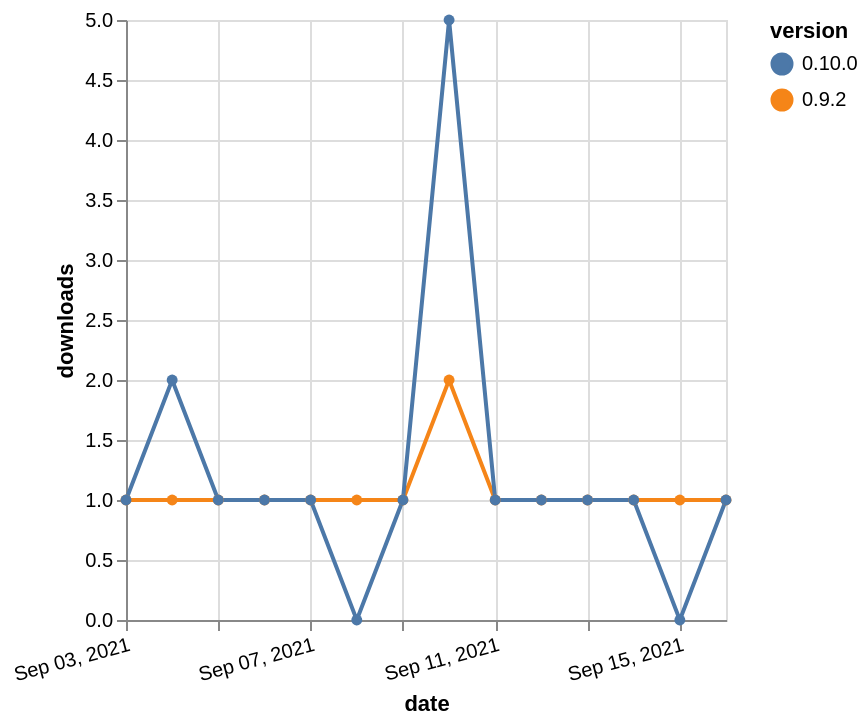

Specify this chart in Vega-Lite:
### Vega-Lite specification from a JSON file in a GitHub repository (floating-point values rounded to 4 significant figures)
{"$schema": "https://vega.github.io/schema/vega-lite/v5.json", "description": "A simple bar chart with embedded data.", "data": {"values": [{"date": "2021-09-03", "total": 157, "delta": 1, "version": "0.9.2"}, {"date": "2021-09-04", "total": 158, "delta": 1, "version": "0.9.2"}, {"date": "2021-09-05", "total": 159, "delta": 1, "version": "0.9.2"}, {"date": "2021-09-06", "total": 160, "delta": 1, "version": "0.9.2"}, {"date": "2021-09-07", "total": 161, "delta": 1, "version": "0.9.2"}, {"date": "2021-09-08", "total": 162, "delta": 1, "version": "0.9.2"}, {"date": "2021-09-09", "total": 163, "delta": 1, "version": "0.9.2"}, {"date": "2021-09-10", "total": 165, "delta": 2, "version": "0.9.2"}, {"date": "2021-09-11", "total": 166, "delta": 1, "version": "0.9.2"}, {"date": "2021-09-12", "total": 167, "delta": 1, "version": "0.9.2"}, {"date": "2021-09-13", "total": 168, "delta": 1, "version": "0.9.2"}, {"date": "2021-09-14", "total": 169, "delta": 1, "version": "0.9.2"}, {"date": "2021-09-15", "total": 170, "delta": 1, "version": "0.9.2"}, {"date": "2021-09-16", "total": 171, "delta": 1, "version": "0.9.2"}, {"date": "2021-09-03", "total": 190, "delta": 1, "version": "0.10.0"}, {"date": "2021-09-04", "total": 192, "delta": 2, "version": "0.10.0"}, {"date": "2021-09-05", "total": 193, "delta": 1, "version": "0.10.0"}, {"date": "2021-09-06", "total": 194, "delta": 1, "version": "0.10.0"}, {"date": "2021-09-07", "total": 195, "delta": 1, "version": "0.10.0"}, {"date": "2021-09-08", "total": 195, "delta": 0, "version": "0.10.0"}, {"date": "2021-09-09", "total": 196, "delta": 1, "version": "0.10.0"}, {"date": "2021-09-10", "total": 201, "delta": 5, "version": "0.10.0"}, {"date": "2021-09-11", "total": 202, "delta": 1, "version": "0.10.0"}, {"date": "2021-09-12", "total": 203, "delta": 1, "version": "0.10.0"}, {"date": "2021-09-13", "total": 204, "delta": 1, "version": "0.10.0"}, {"date": "2021-09-14", "total": 205, "delta": 1, "version": "0.10.0"}, {"date": "2021-09-15", "total": 205, "delta": 0, "version": "0.10.0"}, {"date": "2021-09-16", "total": 206, "delta": 1, "version": "0.10.0"}]}, "width": "container", "mark": {"type": "line", "point": {"filled": true}}, "encoding": {"x": {"field": "date", "type": "temporal", "timeUnit": "yearmonthdate", "title": "date", "axis": {"labelAngle": -15}}, "y": {"field": "delta", "type": "quantitative", "title": "downloads"}, "color": {"field": "version", "type": "nominal"}, "tooltip": {"field": "delta"}}}
